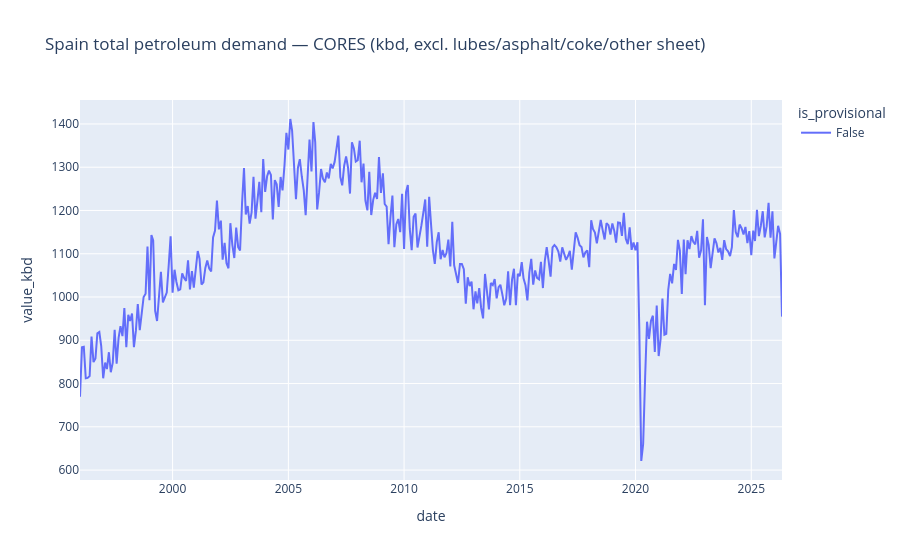

This figure's notebook cell:
### Markdown cell above
## 2. Headline — total end-use demand (kbd)

### Code cell
headline_ts = (
    headline.groupby(["date", "is_provisional"], as_index=False)["value_kbd"]
    .sum()
    .sort_values("date")
)
fig = px.line(
    headline_ts,
    x="date",
    y="value_kbd",
    color="is_provisional",
    title="Spain total petroleum demand — CORES (kbd, excl. lubes/asphalt/coke/other sheet)",
)
fig.show()

### Figure 1 — Plotly figure (JSON) as saved in the notebook; plotly's stock layout.template omitted (floating-point values rounded to 4 significant figures; data arrays with more than 128 entries replaced by an {"elided": "..."} marker saying what was removed)
{"data": [{"hovertemplate": "is_provisional=False<br>date=%{x}<br>value_kbd=%{y}<extra></extra>", "legendgroup": "False", "line": {"color": "#636efa", "dash": "solid"}, "marker": {"symbol": "circle"}, "mode": "lines", "name": "False", "orientation": "v", "showlegend": true, "type": "scatter", "x": {"elided": "365 str values"}, "xaxis": "x", "y": {"elided": "365 float values"}, "yaxis": "y"}], "layout": {"legend": {"title": {"text": "is_provisional"}, "tracegroupgap": 0}, "title": {"text": "Spain total petroleum demand — CORES (kbd, excl. lubes/asphalt/coke/other sheet)"}, "xaxis": {"anchor": "y", "domain": [0, 1], "title": {"text": "date"}}, "yaxis": {"anchor": "x", "domain": [0, 1], "title": {"text": "value_kbd"}}}}
